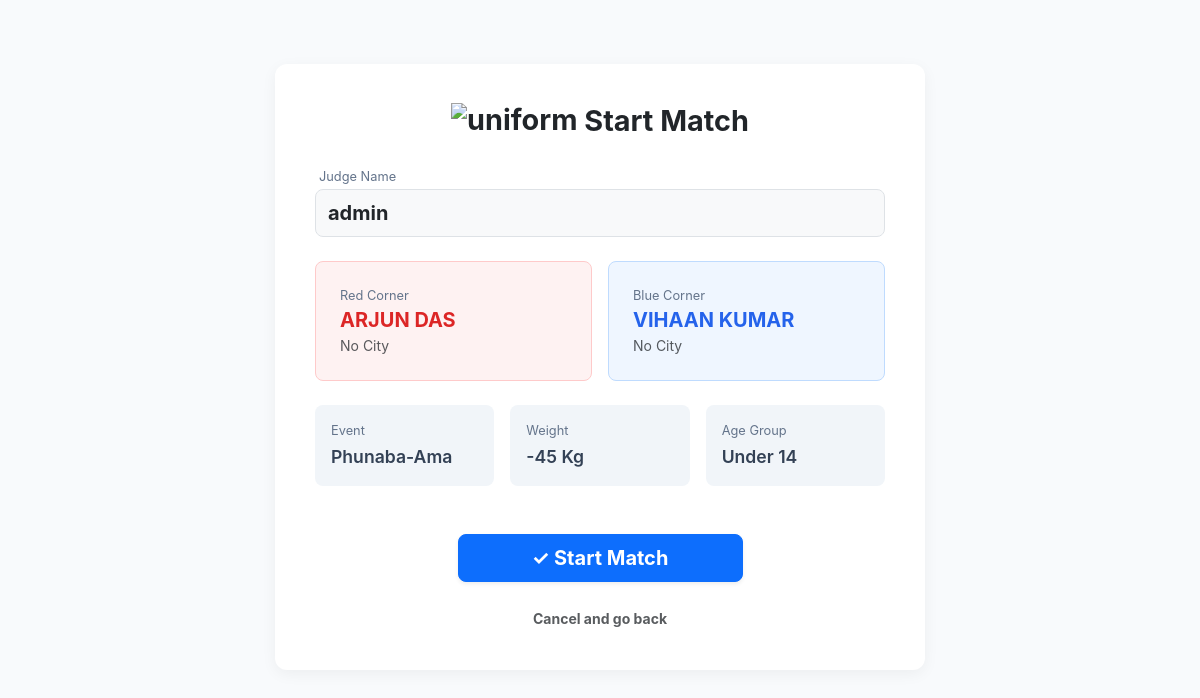
/judge/match/116/start/ (signed in), run on the app's committed database.
### thangta/models.py (models this page shows, shortened)
class CustomUser(AbstractUser):
    class Role(models.TextChoices):
        ADMIN = 'ADMIN', 'Admin'
        JUDGE = 'JUDGE', 'Judge'
        SCORER = 'SCORER', 'Scorer'
    role = models.CharField(
        max_length=50,
        choices=Role.choices,
        default=Role.SCORER
    )
    district = models.CharField(max_length=100, null=True, blank=True)
    district_code = models.CharField(max_length=20, null=True, blank=True)

class Match(models.Model):
    tournament = models.ForeignKey(Tournament, on_delete=models.CASCADE)
    event_type = models.CharField(max_length=50)
    age_category = models.CharField(max_length=3)
    weight_category = models.CharField(max_length=4)
    gender = models.CharField(max_length=10)
    is_active = models.BooleanField(default=False)
    is_completed = models.BooleanField(default=False)
    round_number = models.IntegerField(default=1)
    current_round = models.IntegerField(default=1) # Tracks Round 1, Round 2, or 3 (Tie Breaker)
    current_sub_round = models.IntegerField(default=1)
    match_sequence = models.IntegerField(help_text="Order of the match in this round")
    current_sub_round = models.IntegerField(default=1)
    active_scorers = models.ManyToManyField(CustomUser, blank=True, related_name='scoring_matches')
    ring_number = models.IntegerField(default=1)
    participant_red = models.ForeignKey(Participant, related_name='matches_as_red', on_delete=models.CASCADE)
    participant_blue = models.ForeignKey(Participant, related_name='matches_as_blue', on_delete=models.CASCADE, null=True, blank=True)
    winner = models.ForeignKey(Participant, related_name='matches_won', on_delete=models.SET_NULL, null=True, blank=True)
    round_1_red = models.IntegerField(default=0)
    round_1_blue = models.IntegerField(default=0)
    round_2_red = models.IntegerField(default=0)
    round_2_blue = models.IntegerField(default=0)
    round_3_red = models.IntegerField(default=0)
    round_3_blue = models.IntegerField(default=0)
    @property
    def age_display(self):
        age_map = {'U14': 'Under 14', 'U18': 'Under 18', 'O18': 'Over 18'}
        return age_map.get(self.age_category, self.age_category)
    @property
    def weight_display(self):
        if self.weight_category and "Kg" not in str(self.weight_category):
            return f"{self.weight_category} Kg"
        return self.weight_category

class Participant(models.Model):
    class GenderChoices(models.TextChoices):
        MALE = 'Male', 'Male'
        FEMALE = 'Female', 'Female'
    class EventTypeChoices(models.TextChoices):
        PHUNABA_AMA = 'Phunaba-Ama', 'Phunaba-Ama'
        PHUNABA_ANISHUBA = 'Phunaba-Anishuba', 'Phunaba-Anishuba'
    class AgeCategory(models.TextChoices):
        UNDER_14 = 'U14', 'Under 14'
        UNDER_18 = 'U18', 'Under 18'
        OVER_18 = 'O18', 'Over 18'
    class WeightCategory(models.TextChoices):
        MINUS_21 = '-21', '-21 Kg'
        MINUS_25 = '-25', '-25 Kg'
        MINUS_29 = '-29', '-29 Kg'
        MINUS_33 = '-33', '-33 Kg'
        MINUS_37 = '-37', '-37 Kg'
        MINUS_40 = '-40', '-40 Kg'
        MINUS_41 = '-41', '-41 Kg'
        MINUS_44 = '-44', '-44 Kg'
        MINUS_45 = '-45', '-45 Kg'
        MINUS_49 = '-49', '-49 Kg'
        MINUS_52 = '-52', '-52 Kg'
        MINUS_53 = '-53', '-53 Kg'
        MINUS_56 = '-56', '-56 Kg'
        MINUS_75 = '-75', '-75 Kg'
        PLUS_53 = '+53', '+53 Kg'
    tournament = models.ForeignKey(
        Tournament,
        on_delete=models.CASCADE,
        related_name='participants',
        null=True, blank=True
    )
    name = models.CharField(max_length=200, null=True, blank=True)
    actual_age = models.IntegerField(null=True, blank=True, help_text="Age in numbers")
    date_of_birth = models.DateField(null=True, blank=True) # Add this!
    age = models.IntegerField(default = 0)
    gender = models.CharField(max_length=10, choices=GenderChoices.choices, null=True, blank=True)
    contact = models.CharField(max_length=15, null=True, blank=True)
    district = models.CharField(max_length=100)
    district_code = models.CharField(max_length=20)
    event_type = models.CharField(max_length=50, choices=EventTypeChoices.choices, null=True, blank=True)
    age_category = models.CharField(
        max_length=3,
        choices=AgeCategory.choices,
        help_text="Select the participant's age group."
    )
    weight_category = models.CharField(
        max_length=4,
        choices=WeightCategory.choices,
        help_text="Select the participant's weight class."
    )

### thangta/permissions.py (the view)
    @login_required(login_url='login')
    def _wrapped_view(request, *args, **kwargs):
        if request.user.role in ['JUDGE', 'ADMIN'] or request.user.is_superuser:
            return view_func(request, *args, **kwargs)
        return redirect('tournament-dashboard')

### thangta/permissions.py (called while the page is built)
def judge_required(view_func):
    @login_required(login_url='login')
    def _wrapped_view(request, *args, **kwargs):
        if request.user.role in ['JUDGE', 'ADMIN'] or request.user.is_superuser:
            return view_func(request, *args, **kwargs)
        return redirect('tournament-dashboard')
    return _wrapped_view

### thangta/views.py (called while the page is built)
@judge_required
def start_match(request, match_id):
    match = get_object_or_404(Match, id=match_id)
    if request.method == 'POST':
        match.is_active = True
        match.save()
        return redirect('judge-live-match', match_id=match.id)
    return render(request, 'judge_start_match.html', {'match': match})

### thangta/templates/judge_start_match.html (shortened to what this page needs)
<!DOCTYPE html>
<html lang="en">
<head>
    <link href="https://cdn.jsdelivr.net/npm/bootstrap@5.3.0/dist/css/bootstrap.min.css" rel="stylesheet">
</head>
<body>
<div class="container px-3">
    <div class="start-card text-center">
        <h2 class="fw-bold mb-4 text-dark" style="font-size: 1.8rem;">
            <img src="https://img.icons8.com/color/48/martial-arts-uniform.png" alt="uniform" style="width: 35px; margin-top: -6px;"/>
            Start Match
        </h2>
        <div class="text-start mb-4">
            <label class="info-label ms-1">Judge Name</label>
            <div class="form-control bg-light fw-bold text-dark fs-5 py-2" style="border-radius: 8px;">
                {{ request.user.username }}
            </div>
        </div>
        <div class="row g-3 mb-4 text-start">
            <div class="col-md-6">
                <div class="corner-box red-corner">
                    <div class="info-label">Red Corner</div>
                    <h5 class="text-uppercase">{{ match.participant_red.name }}</h5>
                    <div class="text-muted small">{{ match.participant_red.city|default:"No City" }}</div>
                </div>
            </div>
            <div class="col-md-6">
                <div class="corner-box blue-corner">
                    <div class="info-label">Blue Corner</div>
                    {% if match.participant_blue %}
                        <h5 class="text-uppercase">{{ match.participant_blue.name }}</h5>
                        <div class="text-muted small">{{ match.participant_blue.city|default:"No City" }}</div>
                    {% else %}
                        <h5 class="text-uppercase text-muted fst-italic">BYE</h5>
                        <div class="text-muted small">No Opponent</div>
                    {% endif %}
                </div>
            </div>
        </div>
        <div class="row g-3 mb-5">
            <div class="col-4">
                <div class="info-box">
                    <div class="info-label">Event</div>
                    <p class="info-value">{{ match.event_type }}</p>
                </div>
            </div>
            <div class="col-4">
                <div class="info-box">
                    <div class="info-label">Weight</div>
                    <p class="info-value">{{ match.weight_display }}</p>
                </div>
            </div>
            <div class="col-4">
                <div class="info-box">
                    <div class="info-label">Age Group</div>
                    <p class="info-value">{{ match.age_display }}</p>
                </div>
            </div>
        </div>
        <form method="POST">
            <button type="submit" class="btn btn-primary btn-lg w-50 fw-bold shadow-sm" style="border-radius: 8px;">
                ✓ Start Match
            </button>
        </form>
        <div class="mt-4">
            <a href="javascript:history.back()" class="text-muted small text-decoration-none fw-bold">Cancel and go back</a>
        </div>
    </div>
</div>
</body>
</html>

### thangta/templates/judge_start_match.html (style rules this page uses)
body { background-color: #f8fafc; font-family: -apple-system, BlinkMacSystemFont, "Segoe UI", Roboto, "Helvetica Neue", Arial, sans-serif; }
.start-card { max-width: 650px; margin: 4rem auto; background: white; border-radius: 12px; box-shadow: 0 4px 15px rgba(0,0,0,0.05); padding: 2.5rem; border: none; }
.corner-box { border-radius: 8px; padding: 1.5rem; height: 100%; }
.red-corner { background-color: #fef2f2; border: 1px solid #fecaca; }
.red-corner h5 { color: #dc2626; font-weight: bold; margin-bottom: 0.2rem; }
.blue-corner { background-color: #eff6ff; border: 1px solid #bfdbfe; }
.blue-corner h5 { color: #2563eb; font-weight: bold; margin-bottom: 0.2rem; }
.info-box { background-color: #f1f5f9; border-radius: 8px; padding: 1rem; text-align: left; height: 100%; }
.info-label { font-size: 0.8rem; color: #64748b; margin-bottom: 0.2rem; }
.info-value { font-weight: 600; color: #334155; margin: 0; font-size: 1.1rem; }

### data on the page
CustomUser: user.username "admin"
Match: participant_red.name "ARJUN DAS", participant_red.city "No City", participant_blue.name "VIHAAN KUMAR", participant_blue.city "No City", event_type "Phunaba-Ama", weight_display "-45 Kg", age_display "Under 14"
